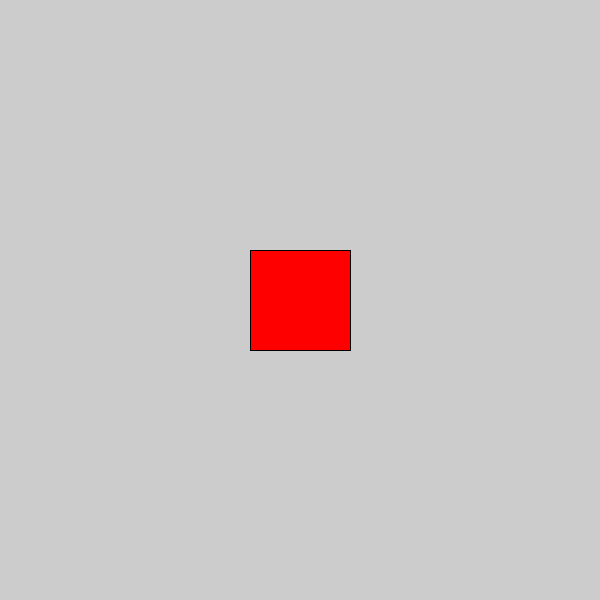
Frame 1 (no input)
Frame 60 (the mouse pressed at the canvas centre just before this capture): identical to frame 1, image omitted
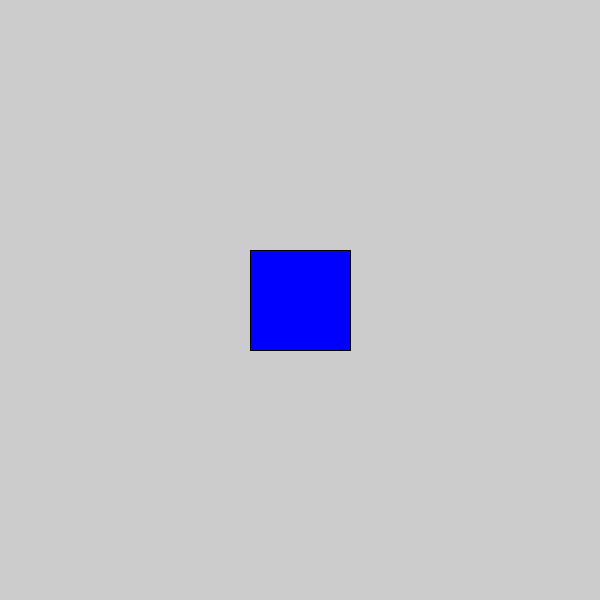
Frame 120 (the mouse held since frame 60 and released just before this capture)

The Processing sketch that drew these frames (run headless with seeded random() and noise(); from frame 60 on, the mouse is pressed at the canvas centre):

// Processing sketch: processing_72518
// ── processing_72518.pde

void setup() {
  size(600,600);
}

void draw() {
  fill(255,0,0);
  rectMode(CENTER);
  
  if(mouseX > 250 && mouseX < 350 && mouseY >250 && mouseY < 350) {
  fill(0,0,255);
  }
  
  rect(width/2, height/2,100,100);
}
